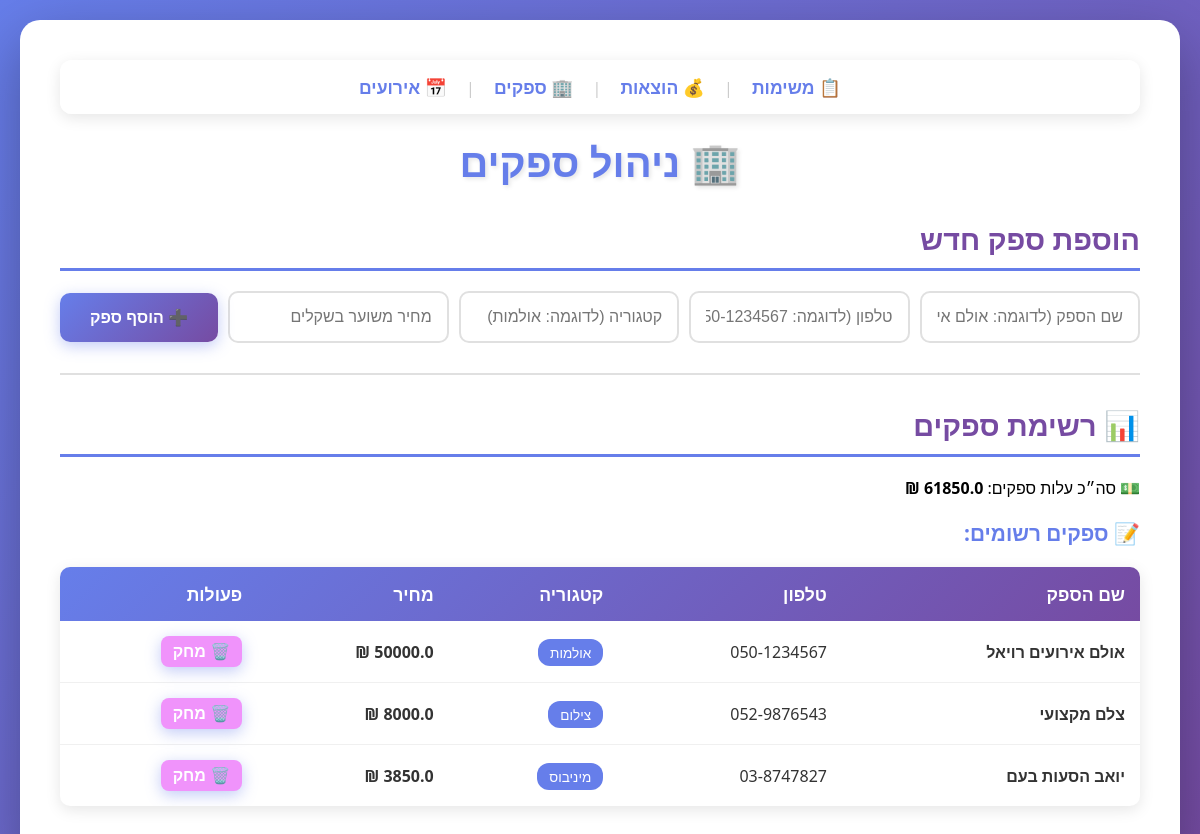
The app's page /suppliers with its own data.
### tables this page shows
CREATE TABLE suppliers (
    id INTEGER PRIMARY KEY AUTOINCREMENT,
    name TEXT NOT NULL,
    phone TEXT,
    category TEXT,
    price REAL
);

### app.py (the view)
@app.route('/suppliers')
def suppliers():
    conn = sqlite3.connect('database.db')
    conn.row_factory = sqlite3.Row
    c = conn.cursor()
    c.execute('SELECT * FROM suppliers')
    suppliers = c.fetchall()
    c.execute('SELECT SUM(price) FROM suppliers')
    total = c.fetchone()[0] or 0
    conn.close()
    return render_template('suppliers.html', suppliers=suppliers, total=total)

### templates/suppliers.html (shortened to what this page needs)
<!DOCTYPE html>
<html lang="he">
<head>
    <link rel="stylesheet" href="{{ url_for('static', filename='css/style.css') }}">
</head>
<body>
    <div class="container">
        <nav style="background: rgba(255,255,255,0.95); padding: 15px; border-radius: 12px; margin-bottom: 20px; text-align: center; box-shadow: 0 4px 15px rgba(0,0,0,0.1);">
            <a href="/tasks" style="margin: 0 15px; font-size: 1.1rem; text-decoration: none; color: #667eea; transition: all 0.3s;">📋 משימות</a>
            <span style="color: #ccc;">|</span>
            <a href="/budget" style="margin: 0 15px; font-size: 1.1rem; text-decoration: none; color: #667eea; transition: all 0.3s;">💰 הוצאות</a>
            <span style="color: #ccc;">|</span>
            <a href="/suppliers" style="margin: 0 15px; font-size: 1.1rem; text-decoration: none; color: #667eea; font-weight: bold; transition: all 0.3s;">🏢 ספקים</a>
            <span style="color: #ccc;">|</span>
<a href="/events" style="margin: 0 15px; font-size: 1.1rem; text-decoration: none; color: #667eea; transition: all 0.3s;">📅 אירועים</a>
        </nav>
        <h1>🏢 ניהול ספקים</h1>
        <h2>הוספת ספק חדש</h2>
        <form action="/suppliers/add" method="post">
            <input type="text" name="name" placeholder="שם הספק (לדוגמה: אולם אירועים רויאל)" required>
            <input type="text" name="phone" placeholder="טלפון (לדוגמה: 050-1234567)">
            <input type="text" name="category" placeholder="קטגוריה (לדוגמה: אולמות)" required>
            <input type="number" step="0.01" name="price" placeholder="מחיר משוער בשקלים">
            <button type="submit">➕ הוסף ספק</button>
        </form>
        <hr>
        <h2>📊 רשימת ספקים</h2>
        <p>💵 סה״כ עלות ספקים: <strong>{{ total }} ₪</strong></p>
        <h3>📝 ספקים רשומים:</h3>
        {% if suppliers %}
        <table>
            <thead>
                <tr>
                    <th>שם הספק</th>
                    <th>טלפון</th>
                    <th>קטגוריה</th>
                    <th>מחיר</th>
                    <th>פעולות</th>
                </tr>
            </thead>
            <tbody>
                {% for s in suppliers %}
                <tr>
                    <td><strong>{{ s.name }}</strong></td>
                    <td>{{ s.phone }}</td>
                    <td><span style="background: #667eea; color: white; padding: 4px 12px; border-radius: 12px; font-size: 0.85rem;">{{ s.category }}</span></td>
                    <td style="color: #667eea; font-weight: 700;">{{ s.price }} ₪</td>
                    <td>
                        <form action="/suppliers/delete/{{ s.id }}" method="post" style="display: inline;">
                            <button type="submit" style="background: #f093fb; border: none; padding: 6px 12px; border-radius: 8px; cursor: pointer; font-size: 1rem;">🗑️ מחק</button>
                        </form>
                    </td>
                </tr>
                {% endfor %}
            </tbody>
        </table>
        {% else %}
        <div class="empty-message">
            <p>📭 אין ספקים רשומים עדיין. הוסף ספק ראשון!</p>
        </div>
        {% endif %}
    </div>
</body>
</html>

### static/css/style.css (style rules this page uses)
* { margin: 0; padding: 0; box-sizing: border-box; }
body { font-family: 'Segoe UI', Tahoma, Geneva, Verdana, sans-serif; background: linear-gradient(135deg, #667eea 0%, #764ba2 100%); min-height: 100vh; padding: 20px; direction: rtl; }
.container { max-width: 1200px; margin: 0 auto; background: white; padding: 40px; border-radius: 20px; box-shadow: 0 20px 60px rgba(0, 0, 0, 0.3); animation: fadeIn 0.5s ease-in; }
h1 { color: #667eea; text-align: center; margin-bottom: 30px; font-size: 2.5rem; text-shadow: 2px 2px 4px rgba(0, 0, 0, 0.1); }
h2 { color: #764ba2; margin: 30px 0 20px 0; padding-bottom: 10px; border-bottom: 3px solid #667eea; font-size: 1.8rem; }
h3 { color: #667eea; margin: 20px 0 15px 0; font-size: 1.3rem; }
hr { border: none; border-top: 2px solid #e0e0e0; margin: 30px 0; }
form { margin: 20px 0; display: flex; gap: 10px; flex-wrap: wrap; align-items: center; }
input[type="text"], input[type="number"], select { flex: 1; min-width: 200px; padding: 15px; border: 2px solid #e0e0e0; border-radius: 10px; font-size: 1rem; transition: all 0.3s; }
button { padding: 15px 30px; background: linear-gradient(135deg, #667eea 0%, #764ba2 100%); color: white; border: none; border-radius: 10px; font-size: 1rem; font-weight: bold; cursor: pointer; transition: all 0.3s; box-shadow: 0 4px 15px rgba(102, 126, 234, 0.4); }
table { width: 100%; border-collapse: collapse; margin: 20px 0; background: white; border-radius: 10px; overflow: hidden; box-shadow: 0 4px 15px rgba(0, 0, 0, 0.1); }
thead { background: linear-gradient(135deg, #667eea 0%, #764ba2 100%); color: white; }
th { padding: 15px; text-align: right; font-weight: bold; font-size: 1.1rem; }
td { padding: 15px; border-bottom: 1px solid #f0f0f0; text-align: right; color: #333 !important; vertical-align: middle; }
td strong { color: #333 !important; font-size: 1rem; }
tr:last-child td { border-bottom: none; }
a { color: #667eea; text-decoration: none; font-weight: bold; transition: all 0.3s; }

### records on screen
suppliers: name "אולם אירועים רויאל", phone "050-1234567", category "אולמות"
suppliers: name "צלם מקצועי", phone "052-9876543", category "צילום"
suppliers: name "יואב הסעות בעם", phone "03-8747827", category "מיניבוס"
